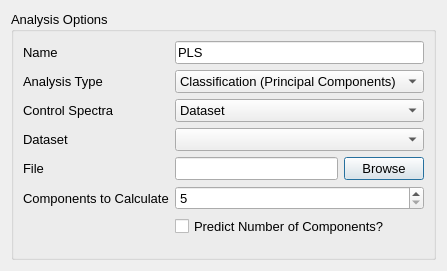
<?xml version="1.0" encoding="UTF-8"?>
<ui version="4.0">
 <class>PLSDialog</class>
 <widget class="QDialog" name="PLSDialog">
  <property name="geometry">
   <rect>
    <x>0</x>
    <y>0</y>
    <width>447</width>
    <height>271</height>
   </rect>
  </property>
  <property name="font">
   <font>
    <pointsize>10</pointsize>
   </font>
  </property>
  <property name="windowTitle">
   <string>Partial Least Squares</string>
  </property>
  <layout class="QVBoxLayout" name="verticalLayout">
   <item>
    <widget class="QGroupBox" name="groupBox_2">
     <property name="title">
      <string>Analysis Options</string>
     </property>
     <layout class="QFormLayout" name="formLayout">
      <item row="1" column="0">
       <widget class="QLabel" name="label_5">
        <property name="text">
         <string>Analysis Type</string>
        </property>
       </widget>
      </item>
      <item row="1" column="1">
       <widget class="QComboBox" name="analysisTypeComboBox">
        <property name="sizePolicy">
         <sizepolicy hsizetype="MinimumExpanding" vsizetype="Fixed">
          <horstretch>0</horstretch>
          <verstretch>0</verstretch>
         </sizepolicy>
        </property>
        <item>
         <property name="text">
          <string>Classification (Principal Components)</string>
         </property>
        </item>
       </widget>
      </item>
      <item row="2" column="0">
       <widget class="QLabel" name="controlTypeLabel">
        <property name="text">
         <string>Control Spectra</string>
        </property>
       </widget>
      </item>
      <item row="2" column="1">
       <widget class="QComboBox" name="controlTypeComboBox">
        <item>
         <property name="text">
          <string>Dataset</string>
         </property>
        </item>
        <item>
         <property name="text">
          <string>File</string>
         </property>
        </item>
       </widget>
      </item>
      <item row="3" column="0">
       <widget class="QLabel" name="datasetLabel">
        <property name="text">
         <string>Dataset</string>
        </property>
       </widget>
      </item>
      <item row="3" column="1">
       <widget class="QComboBox" name="datasetComboBox"/>
      </item>
      <item row="4" column="0">
       <widget class="QLabel" name="fileLabel">
        <property name="text">
         <string>File</string>
        </property>
       </widget>
      </item>
      <item row="4" column="1">
       <layout class="QHBoxLayout" name="horizontalLayout">
        <item>
         <widget class="QLineEdit" name="fileLineEdit"/>
        </item>
        <item>
         <widget class="QPushButton" name="browsePushButton">
          <property name="text">
           <string>Browse</string>
          </property>
         </widget>
        </item>
       </layout>
      </item>
      <item row="5" column="0">
       <widget class="QLabel" name="label_4">
        <property name="text">
         <string>Components to Calculate</string>
        </property>
       </widget>
      </item>
      <item row="5" column="1">
       <widget class="QSpinBox" name="componentsSpinBox">
        <property name="minimum">
         <number>5</number>
        </property>
       </widget>
      </item>
      <item row="6" column="1">
       <widget class="QCheckBox" name="predictionCheckBox">
        <property name="text">
         <string>Predict Number of Components?</string>
        </property>
       </widget>
      </item>
      <item row="0" column="0">
       <widget class="QLabel" name="label">
        <property name="text">
         <string>Name</string>
        </property>
       </widget>
      </item>
      <item row="0" column="1">
       <widget class="QLineEdit" name="nameLineEdit">
        <property name="text">
         <string>PLS</string>
        </property>
       </widget>
      </item>
     </layout>
    </widget>
   </item>
  </layout>
 </widget>
 <resources/>
 <connections/>
</ui>
